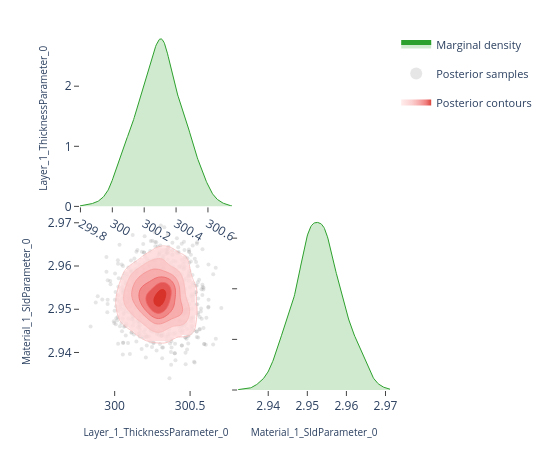

Notebook code for this chart:
### Code cell
# ---- Pairwise focus: thickness vs SLD ---------------------------------------
# A 2-parameter corner plot zooms in on the joint posterior for a specific
# pair.  This is the same view the EasyReflectometryApp's "2D Heatmap"
# sub-tab uses to inspect parameter degeneracies.


params_of_interest = ['Layer_1_ThicknessParameter_0', 'Material_1_SldParameter_0']
idx = [posterior.param_names.index(p) for p in params_of_interest]
subset_draws = np.asarray(posterior.draws)[:, idx]

fig = plot_corner(subset_draws, params_of_interest)
fig.show()

### Figure 1 — Plotly figure (JSON) as saved in the notebook; plotly's stock layout.template omitted (floating-point values rounded to 4 significant figures; data arrays with more than 128 entries replaced by an {"elided": "..."} marker saying what was removed)
{"data": [{"fill": "tozeroy", "fillcolor": "rgba(44, 160, 44, 0.22)", "hoverinfo": "skip", "legendgroup": "marginal", "line": {"color": "rgb(44, 160, 44)", "width": 1}, "mode": "lines", "name": "Marginal density", "showlegend": true, "type": "scatter", "x": {"elided": "256 float values"}, "xaxis": "x", "y": {"elided": "256 float values"}, "yaxis": "y"}, {"hoverinfo": "skip", "legendgroup": "scatter", "marker": {"color": "rgba(140, 140, 140, 0.22)", "size": 4}, "mode": "markers", "name": "Posterior samples", "showlegend": true, "type": "scatter", "x": {"elided": "880 float values"}, "xaxis": "x3", "y": {"elided": "880 float values"}, "yaxis": "y3", "zorder": 0}, {"colorscale": [[0.0, "rgba(255, 224, 224, 0.62)"], [0.35, "rgba(250, 188, 188, 0.70)"], [0.6, "rgba(245, 148, 148, 0.78)"], [0.82, "rgba(237, 104, 104, 0.84)"], [1.0, "rgba(215, 48, 39, 0.90)"]], "connectgaps": false, "contours": {"coloring": "fill", "end": 176.1, "showlabels": false, "showlines": false, "size": 27.81, "start": 37.08}, "hoverinfo": "skip", "legendgroup": "contour", "name": "Posterior contours", "showlegend": true, "showscale": false, "type": "contour", "x": [299.8, 299.8, 299.8, 299.8, 299.8, 299.9, 299.9, 299.9, 299.9, 299.9, 299.9, 299.9, 299.9, 300.0, 300.0, 300.0, 300.0, 300.0, 300.0, 300.0, 300.0, 300.1, 300.1, 300.1, 300.1, 300.1, 300.1, 300.1, 300.1, 300.1, 300.2, 300.2, 300.2, 300.2, 300.2, 300.2, 300.2, 300.2, 300.3, 300.3, 300.3, 300.3, 300.3, 300.3, 300.3, 300.3, 300.4, 300.4, 300.4, 300.4, 300.4, 300.4, 300.4, 300.4, 300.4, 300.5, 300.5, 300.5, 300.5, 300.5, 300.5, 300.5, 300.5, 300.6, 300.6, 300.6, 300.6, 300.6, 300.6, 300.6, 300.6, 300.7, 300.7, 300.7, 300.7, 300.7, 300.7, 300.7, 300.7, 300.8], "xaxis": "x3", "y": [2.932, 2.933, 2.933, 2.934, 2.934, 2.935, 2.935, 2.936, 2.936, 2.937, 2.937, 2.938, 2.938, 2.939, 2.939, 2.94, 2.94, 2.941, 2.941, 2.942, 2.942, 2.943, 2.943, 2.944, 2.944, 2.945, 2.945, 2.946, 2.946, 2.947, 2.947, 2.948, 2.948, 2.949, 2.949, 2.95, 2.95, 2.95, 2.951, 2.951, 2.952, 2.952, 2.953, 2.953, 2.954, 2.954, 2.955, 2.955, 2.956, 2.956, 2.957, 2.957, 2.958, 2.958, 2.959, 2.959, 2.96, 2.96, 2.961, 2.961, 2.962, 2.962, 2.963, 2.963, 2.964, 2.964, 2.965, 2.965, 2.966, 2.966, 2.967, 2.967, 2.968, 2.968, 2.969, 2.969, 2.97, 2.97, 2.971, 2.971], "yaxis": "y3", "z": {"elided": "80x80 float values"}, "zmax": 176.1, "zmin": 37.08, "zorder": 1}, {"colorscale": [[0.0, "rgba(250, 188, 188, 0.94)"], [0.35, "rgba(250, 188, 188, 0.94)"], [0.35, "rgba(245, 148, 148, 0.95)"], [0.6, "rgba(245, 148, 148, 0.95)"], [0.6, "rgba(237, 104, 104, 0.96)"], [0.82, "rgba(237, 104, 104, 0.96)"], [0.82, "rgba(215, 48, 39, 0.98)"], [1.0, "rgba(215, 48, 39, 0.98)"]], "contours": {"coloring": "lines", "end": 176.1, "showlabels": false, "size": 27.81, "start": 37.08}, "hoverinfo": "skip", "legendgroup": "contour", "line": {"width": 0.9}, "showlegend": false, "showscale": false, "type": "contour", "x": [299.8, 299.8, 299.8, 299.8, 299.8, 299.9, 299.9, 299.9, 299.9, 299.9, 299.9, 299.9, 299.9, 300.0, 300.0, 300.0, 300.0, 300.0, 300.0, 300.0, 300.0, 300.1, 300.1, 300.1, 300.1, 300.1, 300.1, 300.1, 300.1, 300.1, 300.2, 300.2, 300.2, 300.2, 300.2, 300.2, 300.2, 300.2, 300.3, 300.3, 300.3, 300.3, 300.3, 300.3, 300.3, 300.3, 300.4, 300.4, 300.4, 300.4, 300.4, 300.4, 300.4, 300.4, 300.4, 300.5, 300.5, 300.5, 300.5, 300.5, 300.5, 300.5, 300.5, 300.6, 300.6, 300.6, 300.6, 300.6, 300.6, 300.6, 300.6, 300.7, 300.7, 300.7, 300.7, 300.7, 300.7, 300.7, 300.7, 300.8], "xaxis": "x3", "y": [2.932, 2.933, 2.933, 2.934, 2.934, 2.935, 2.935, 2.936, 2.936, 2.937, 2.937, 2.938, 2.938, 2.939, 2.939, 2.94, 2.94, 2.941, 2.941, 2.942, 2.942, 2.943, 2.943, 2.944, 2.944, 2.945, 2.945, 2.946, 2.946, 2.947, 2.947, 2.948, 2.948, 2.949, 2.949, 2.95, 2.95, 2.95, 2.951, 2.951, 2.952, 2.952, 2.953, 2.953, 2.954, 2.954, 2.955, 2.955, 2.956, 2.956, 2.957, 2.957, 2.958, 2.958, 2.959, 2.959, 2.96, 2.96, 2.961, 2.961, 2.962, 2.962, 2.963, 2.963, 2.964, 2.964, 2.965, 2.965, 2.966, 2.966, 2.967, 2.967, 2.968, 2.968, 2.969, 2.969, 2.97, 2.97, 2.971, 2.971], "yaxis": "y3", "z": {"elided": "80x80 float values"}, "zmax": 176.1, "zmin": 37.08, "zorder": 2}, {"fill": "tozeroy", "fillcolor": "rgba(44, 160, 44, 0.22)", "hoverinfo": "skip", "legendgroup": "marginal", "line": {"color": "rgb(44, 160, 44)", "width": 1}, "mode": "lines", "name": "Marginal density", "showlegend": false, "type": "scatter", "x": {"elided": "256 float values"}, "xaxis": "x4", "y": {"elided": "256 float values"}, "yaxis": "y4"}], "layout": {"height": 450, "legend": {"font": {"size": 11}, "itemsizing": "constant", "orientation": "v", "x": 1.02, "xanchor": "left", "y": 1.0, "yanchor": "top"}, "margin": {"b": 60, "l": 80, "r": 160, "t": 30}, "plot_bgcolor": "white", "showlegend": true, "width": 550, "xaxis": {"anchor": "y", "domain": [0.0, 0.49], "showgrid": false, "ticks": "outside", "zeroline": false}, "xaxis2": {"anchor": "y2", "domain": [0.51, 1.0], "showgrid": false, "ticks": "outside", "visible": false, "zeroline": false}, "xaxis3": {"anchor": "y3", "domain": [0.0, 0.49], "showgrid": false, "ticks": "outside", "title": {"font": {"size": 10}, "text": "Layer_1_ThicknessParameter_0"}, "zeroline": false}, "xaxis4": {"anchor": "y4", "domain": [0.51, 1.0], "showgrid": false, "ticks": "outside", "title": {"font": {"size": 10}, "text": "Material_1_SldParameter_0"}, "zeroline": false}, "yaxis": {"anchor": "x", "domain": [0.51, 1.0], "showgrid": false, "ticks": "outside", "title": {"font": {"size": 10}, "text": "Layer_1_ThicknessParameter_0"}, "zeroline": false}, "yaxis2": {"anchor": "x2", "domain": [0.51, 1.0], "showgrid": false, "ticks": "outside", "visible": false, "zeroline": false}, "yaxis3": {"anchor": "x3", "domain": [0.0, 0.49], "showgrid": false, "ticks": "outside", "title": {"font": {"size": 10}, "text": "Material_1_SldParameter_0"}, "zeroline": false}, "yaxis4": {"anchor": "x4", "domain": [0.0, 0.49], "showgrid": false, "showticklabels": false, "ticks": "outside", "zeroline": false}}}
